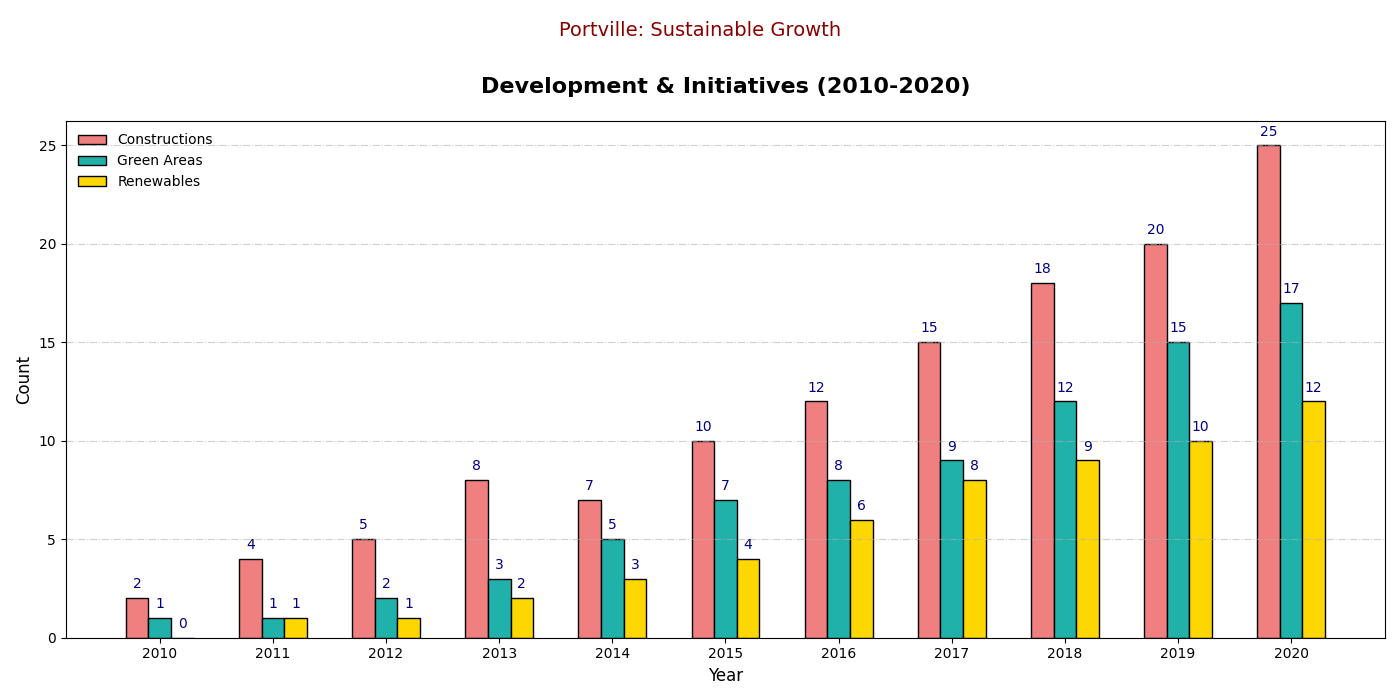

Recreate this plot in Python.
import matplotlib.pyplot as plt
import numpy as np

years = np.arange(2010, 2021)
new_constructions = np.array([2, 4, 5, 8, 7, 10, 12, 15, 18, 20, 25])
green_spaces = np.array([1, 1, 2, 3, 5, 7, 8, 9, 12, 15, 17])
renewable_projects = np.array([0, 1, 1, 2, 3, 4, 6, 8, 9, 10, 12])

fig, ax1 = plt.subplots(figsize=(14, 7))

bar_width = 0.2
index = np.arange(len(years))

bars1 = ax1.bar(index, new_constructions, bar_width, color='lightcoral', edgecolor='black', label='Constructions')
bars2 = ax1.bar(index + bar_width, green_spaces, bar_width, color='lightseagreen', edgecolor='black', label='Green Areas')
bars3 = ax1.bar(index + 2 * bar_width, renewable_projects, bar_width, color='gold', edgecolor='black', label='Renewables')

ax1.set_title("Development & Initiatives (2010-2020)", fontsize=16, fontweight='bold', pad=20)
ax1.set_xlabel("Year", fontsize=12)
ax1.set_ylabel("Count", fontsize=12)
ax1.set_xticks(index + bar_width)
ax1.set_xticklabels(years)
ax1.legend(loc='upper left', fontsize=10, frameon=False)
ax1.grid(axis='y', linestyle='-.', alpha=0.6)

for bars in [bars1, bars2, bars3]:
    for bar in bars:
        yval = bar.get_height()
        ax1.text(bar.get_x() + bar.get_width() / 2, yval + 0.5, int(yval), ha='center', fontsize=10, color='navy')

plt.suptitle("Portville: Sustainable Growth", fontsize=14, y=0.97, color='darkred')

plt.tight_layout(rect=[0, 0, 1, 0.96])

plt.show()
